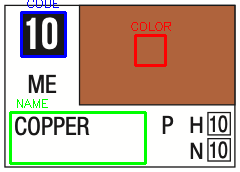
#> input picture data/C10.png, 240 x 172 px
$ python -i __main__.py   (imports and definitions only)
#> lines starting #> are read from the running program, lines starting #| are printed output that depends on the picture; after the words box and inside, x2 and y2 are one past the last pixel; in counts of white or black regions, pixels touching at a corner belong together
#> further down, picture is the input picture: shape (172, 240, 3); mean B, G, R 151.6, 169.6, 192.1
from pathlib import Path

import cv2

_HERE = Path(__file__).resolve().parent
_ROOT = _HERE.parents[2]
from rich import print
import cv2
from PIL import Image
import easyocr
import numpy as np

CONFIG = {
    "pdf_path": str(_HERE / "ModelColor.pdf"),
    "render_dpi": 300,
    "tmp_dir": str(_ROOT / ".tmp" / "vallejo_model_color"),
    "composite_page_index": 1,
    "composite_cols": 6,
    "composite_rows": 1,
    "panels_to_skip": [0],
    "color_panels": [1, 2, 3],
    "equiv_panels": [4, 5],
    "grid_cols": 9,
    "code_prefix": "71",
    "row_cluster_threshold": 80,
    "swatch_inset": 0.08,
    "output_json": str(_ROOT / "data" / "pack_vallejo_model_color.json"),
    "output_csv": str(_ROOT / "data" / "pack_vallejo_model_color.csv"),
    "brand_label": "Vallejo Model Color",
    "brand_id": "vallejo_model_color",
    "debug": False,
    "debug_show_cells": True,
    "debug_show_swatch": True,
    "debug_show_code_area": True,
    "debug_show_name_area": True,
    "debug_panel": None,
    "debug_output_dir": str(_ROOT / ".tmp" / "vallejo_model_color" / "debug"),
}


def rgb_to_hex(arr):
    return "#{:02x}{:02x}{:02x}".format(int(arr[0]), int(arr[1]), int(arr[2]))


# [146 lines left out: functions parse_vallejo_model_color_images, parse_cell, not called in this run]


def get_grid(img, panel_name=""):

#> called with panel_name = ''
    gray = cv2.cvtColor(img, cv2.COLOR_BGR2GRAY)
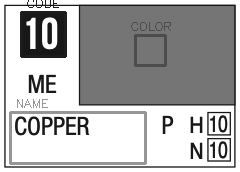
#> gray: shape (172, 240); min 24, max 255, mean 174.2
    clahe = cv2.createCLAHE(2.0, (8, 8))
    gray = clahe.apply(gray)
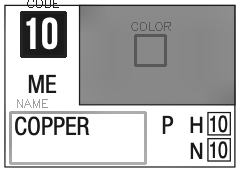
#> gray: shape (172, 240); min 22, max 255, mean 182.3

    edges = cv2.Canny(gray, 10, 80)
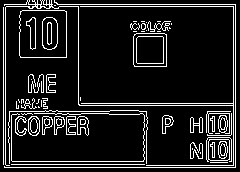
#> edges: shape (172, 240); 12.1% white in thin lines or dots
    kernel_h = cv2.getStructuringElement(cv2.MORPH_RECT, (100, 1))
    horiz = cv2.morphologyEx(edges, cv2.MORPH_OPEN, kernel_h)
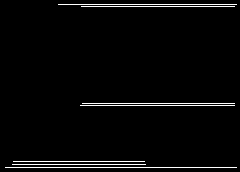
#> horiz: shape (172, 240); 2.8% white in thin lines or dots

    kernel_v = cv2.getStructuringElement(cv2.MORPH_RECT, (1, 80))
    vert = cv2.morphologyEx(edges, cv2.MORPH_OPEN, kernel_v, iterations=1)
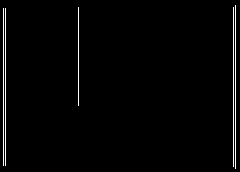
#> vert: shape (172, 240); 1.8% white in thin lines or dots
    kernel = cv2.getStructuringElement(cv2.MORPH_RECT, (5, 5))

    cv2.imwrite(CONFIG["tmp_dir"] + f"/{panel_name}_debug_horiz.png", horiz.copy())
    cv2.imwrite(CONFIG["tmp_dir"] + f"/{panel_name}_debug_vert.png", vert.copy())

    grid = cv2.bitwise_or(horiz, vert)
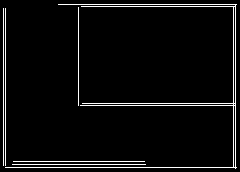
#> grid: shape (172, 240); 4.5% white in thin lines or dots
    # grid = cv2.morphologyEx(grid, cv2.MORPH_CLOSE, kernel, iterations=2)

    cv2.imwrite(CONFIG["tmp_dir"] + f"/{panel_name}_debug_grid.png", grid.copy())

    col_sum = np.sum(vert, axis=0)
#> col_sum = 240 values, max 41820 at index 235, min 0 at index 0, mean 785.2
    row_sum = np.sum(horiz, axis=1)
#> row_sum = 172 values, max 59160 at index 167, min 0 at index 0, mean 1688.6

    col_sum = np.where(col_sum >= 30_000, col_sum, 0)
#> col_sum = 240 values, max 41820 at index 235, min 0 at index 0, mean 680
    row_sum = np.where(row_sum >= 100_000, row_sum, 0)
#> row_sum = 172 values from 0 to 0

    def find_lines(proj, threshold):
#> called with proj = array of shape (240,), threshold = 1000
        lines = []
        active = False
        start = 0

        for i, v in enumerate(proj):
            if v > threshold and not active:
                active = True
                start = i
            elif v <= threshold and active:
                active = False
                lines.append((start + i) // 2)
#> this loop made 240 passes
#> (v, active) on passes 4 to 7: (40290, True), (0, False), (40290, True), (0, False)
#> active on passes 234 to 237: True, False, True, False
#> after the loop, active = False; lines = [3, 5, 233, 235]; start = 235

        return lines

    xs = find_lines(col_sum, threshold=1000)
#> xs = [3, 5, 233, 235]
    ys = find_lines(row_sum, threshold=1000)
#> ys = []

    out = img.copy()

    # svislé čáry (x pozice)
    for x in xs:
        cv2.line(out, (x, 0), (x, out.shape[0]), (0, 0, 255), 2)
#> this loop made 4 passes
#> x on passes 1 to 4: 3, 5, 233, 235
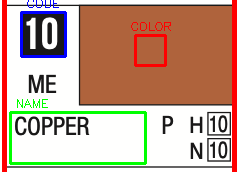
#> out: shape (172, 240, 3); 4.17% of pixels changed, all inside (x1, y1, x2, y2) = (2, 0, 237, 172)

    # vodorovné čáry (y pozice)
    for y in ys:
        cv2.line(out, (0, y), (out.shape[1], y), (255, 0, 0), 2)
#> this loop made 0 passes

    cv2.imwrite(CONFIG["tmp_dir"] + f"/{panel_name}_debug_lines_out.png", out)

    ys = ys[0::2]  # vynech sude

    rectangles = []

    for i in range(len(xs) - 1):
        for j in range(len(ys) - 1):
            x1, x2 = xs[i], xs[i + 1]
            y1, y2 = ys[j], ys[j + 1]

            w = x2 - x1
            h = y2 - y1

            if w > 100 and h > 50:  # filtr velikosti
                rectangles.append((x1, y1, w, h))
#> this loop made 3 passes
#> after the loop, rectangles = []

    out = img.copy()
    for x, y, w, h in rectangles:
        cv2.rectangle(out, (x, y), (x + w, y + h), (0, 0, 255), 2)

    cv2.imwrite(CONFIG["tmp_dir"] + f"/{panel_name}_debug_grid_out.png", out)

    return rectangles

>>> import cv2
>>> picture = cv2.imread('../../../data/C10.png')
>>> result = get_grid(picture)
#> result = []

$ run again, on data/C111.png
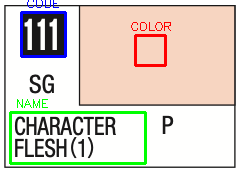
#> input picture data/C111.png, 240 x 173 px
#> picture is the input picture: shape (173, 240, 3); mean B, G, R 198.8, 210, 217.5
#> in get_grid, `edges = cv2.Canny(gray, 10, 80)`:
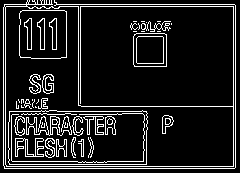
#> edges: shape (173, 240); 12.1% white in thin lines or dots
#> horiz: shape (173, 240); 2.6% white in thin lines or dots
#> vert: shape (173, 240); 2% white in thin lines or dots
#> grid: shape (173, 240); 4.6% white in thin lines or dots
#> in get_grid, `col_sum = np.sum(vert, axis=0)`: col_sum = 240 values, max 41565 at index 235, min 0 at index 0, mean 891.4
#> in get_grid, `row_sum = np.sum(horiz, axis=1)`: row_sum = 173 values, max 58905 at index 168, min 0 at index 0, mean 1596.3
#> in get_grid, `col_sum = np.where(col_sum >= 30_000, col_sum, 0)`: col_sum = 240 values, max 41565 at index 235, min 0 at index 0, mean 681.1
#> in get_grid, `row_sum = np.where(row_sum >= 100_000, row_sum, 0)`: row_sum = 173 values from 0 to 0
#> the loop in find_lines, `for i, v in enumerate(proj):` made 240 passes
#> (v, active) on passes 4 to 7: (40545, True), (0, False), (40290, True), (0, False)
#> after the loop in find_lines, `for i, v in enumerate(proj):`: active = False; lines = [3, 5, 233, 235]; start = 235
#> xs = [3, 5, 233, 235]
#> ys = []
#> the loop in get_grid, `for x in xs:` made 4 passes
#> x on passes 1 to 4: 3, 5, 233, 235
#> after the loop in get_grid, `for x in xs:`:
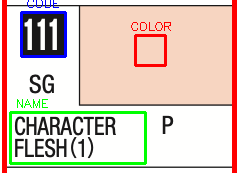
#> out: shape (173, 240, 3); 4.17% of pixels changed, all inside (x1, y1, x2, y2) = (2, 0, 237, 173)
#> the loop in get_grid, `for i in range(len(xs) - 1):` made 3 passes

$ run again, on data/C112.png
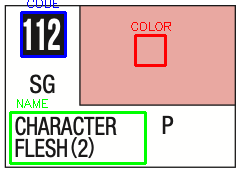
#> input picture data/C112.png, 241 x 172 px
#> picture is the input picture: shape (172, 241, 3); mean B, G, R 187.8, 194.5, 213
#> in get_grid, `edges = cv2.Canny(gray, 10, 80)`:
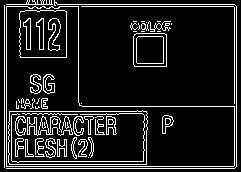
#> edges: shape (172, 241); 12% white in thin lines or dots
#> horiz: shape (172, 241); 3.2% white in thin lines or dots
#> vert: shape (172, 241); 1.6% white in thin lines or dots
#> grid: shape (172, 241); 4.9% white in thin lines or dots
#> in get_grid, `col_sum = np.sum(vert, axis=0)`: col_sum = 241 values, max 41565 at index 4, min 0 at index 0, mean 718.4
#> in get_grid, `row_sum = np.sum(horiz, axis=1)`: row_sum = 172 values, max 58395 at index 168, min 0 at index 0, mean 1974.8
#> in get_grid, `col_sum = np.where(col_sum >= 30_000, col_sum, 0)`: col_sum = 241 values, max 41565 at index 4, min 0 at index 0, mean 513.2
#> in get_grid, `row_sum = np.where(row_sum >= 100_000, row_sum, 0)`: row_sum = 172 values from 0 to 0
#> the loop in find_lines, `for i, v in enumerate(proj):` made 241 passes
#> (v, active) on passes 5 to 8: (41565, True), (0, False), (41055, True), (0, False)
#> after the loop in find_lines, `for i, v in enumerate(proj):`: active = False; lines = [4, 6, 236]; start = 236
#> xs = [4, 6, 236]
#> ys = []
#> the loop in get_grid, `for x in xs:` made 3 passes
#> x on passes 1 to 3: 4, 6, 236
#> after the loop in get_grid, `for x in xs:`:
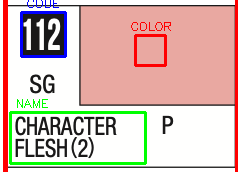
#> out: shape (172, 241, 3); 3.32% of pixels changed, all inside (x1, y1, x2, y2) = (3, 0, 238, 172)
#> the loop in get_grid, `for i in range(len(xs) - 1):` made 2 passes
